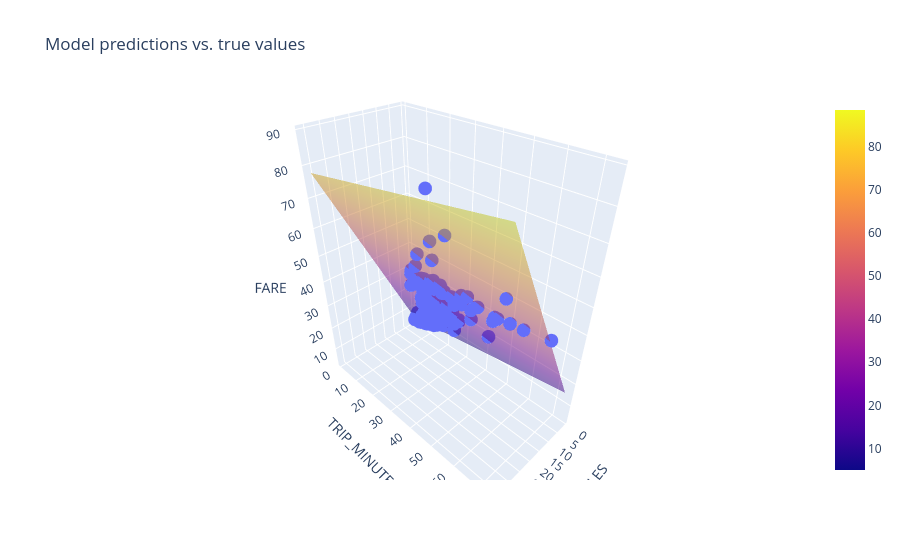

Source (notebook cell):
### Code cell
training_df['TRIP_MINUTES'] = training_df['TRIP_SECONDS'] // 60

settings_3 = ml_edu.experiment.ExperimentSettings(
    learning_rate = 0.001,
    number_epochs = 20,
    batch_size = 50,
    input_features = ['TRIP_MILES', 'TRIP_MINUTES']
)

metrics = [keras.metrics.RootMeanSquaredError(name='rmse')]
model_3 = create_model(settings_3, metrics)
experiment_3 = train_model('two_feature', model_3, training_df, 'FARE', settings_3)

ml_edu.results.plot_experiment_metrics(experiment_3, ['rmse'])
ml_edu.results.plot_model_predictions(experiment_3, training_df, 'FARE')

### Figure 1 — Plotly figure (JSON) as saved in the notebook; plotly's stock layout.template omitted (floating-point values rounded to 4 significant figures; data arrays with more than 128 entries replaced by an {"elided": "..."} marker saying what was removed)
{"data": [{"hovertemplate": "TRIP_MILES=%{x}<br>TRIP_MINUTES=%{y}<br>FARE=%{z}<extra></extra>", "legendgroup": "", "marker": {"color": "#636efa", "symbol": "circle"}, "mode": "markers", "name": "", "scene": "scene", "showlegend": false, "type": "scatter3d", "x": {"elided": "200 float values"}, "y": {"elided": "200 int values"}, "z": {"elided": "200 float values"}}, {"name": "prediction", "opacity": 0.5, "type": "surface", "x": [0.5, 4.498, 8.496, 12.49, 16.49, 20.49, 24.49, 28.48, 32.48, 36.48], "y": [1.0, 9.0, 17.0, 25.0, 33.0, 41.0, 49.0, 57.0, 65.0, 73.0], "z": [[5.035, 13.15, 21.27, 29.39, 37.51, 45.63, 53.75, 61.87, 69.99, 78.11], [6.18, 14.3, 22.42, 30.54, 38.66, 46.78, 54.89, 63.01, 71.13, 79.25], [7.326, 15.44, 23.56, 31.68, 39.8, 47.92, 56.04, 64.16, 72.28, 80.4], [8.471, 16.59, 24.71, 32.83, 40.95, 49.07, 57.19, 65.3, 73.42, 81.54], [9.617, 17.74, 25.85, 33.97, 42.09, 50.21, 58.33, 66.45, 74.57, 82.69], [10.76, 18.88, 27.0, 35.12, 43.24, 51.36, 59.48, 67.59, 75.71, 83.83], [11.91, 20.03, 28.15, 36.26, 44.38, 52.5, 60.62, 68.74, 76.86, 84.98], [13.05, 21.17, 29.29, 37.41, 45.53, 53.65, 61.77, 69.89, 78.0, 86.12], [14.2, 22.32, 30.44, 38.55, 46.67, 54.79, 62.91, 71.03, 79.15, 87.27], [15.34, 23.46, 31.58, 39.7, 47.82, 55.94, 64.06, 72.18, 80.3, 88.41]]}], "layout": {"legend": {"tracegroupgap": 0}, "scene": {"domain": {"x": [0, 1], "y": [0, 1]}, "xaxis": {"title": {"text": "TRIP_MILES"}}, "yaxis": {"title": {"text": "TRIP_MINUTES"}}, "zaxis": {"title": {"text": "FARE"}}}, "title": {"text": "Model predictions vs. true values"}}}
